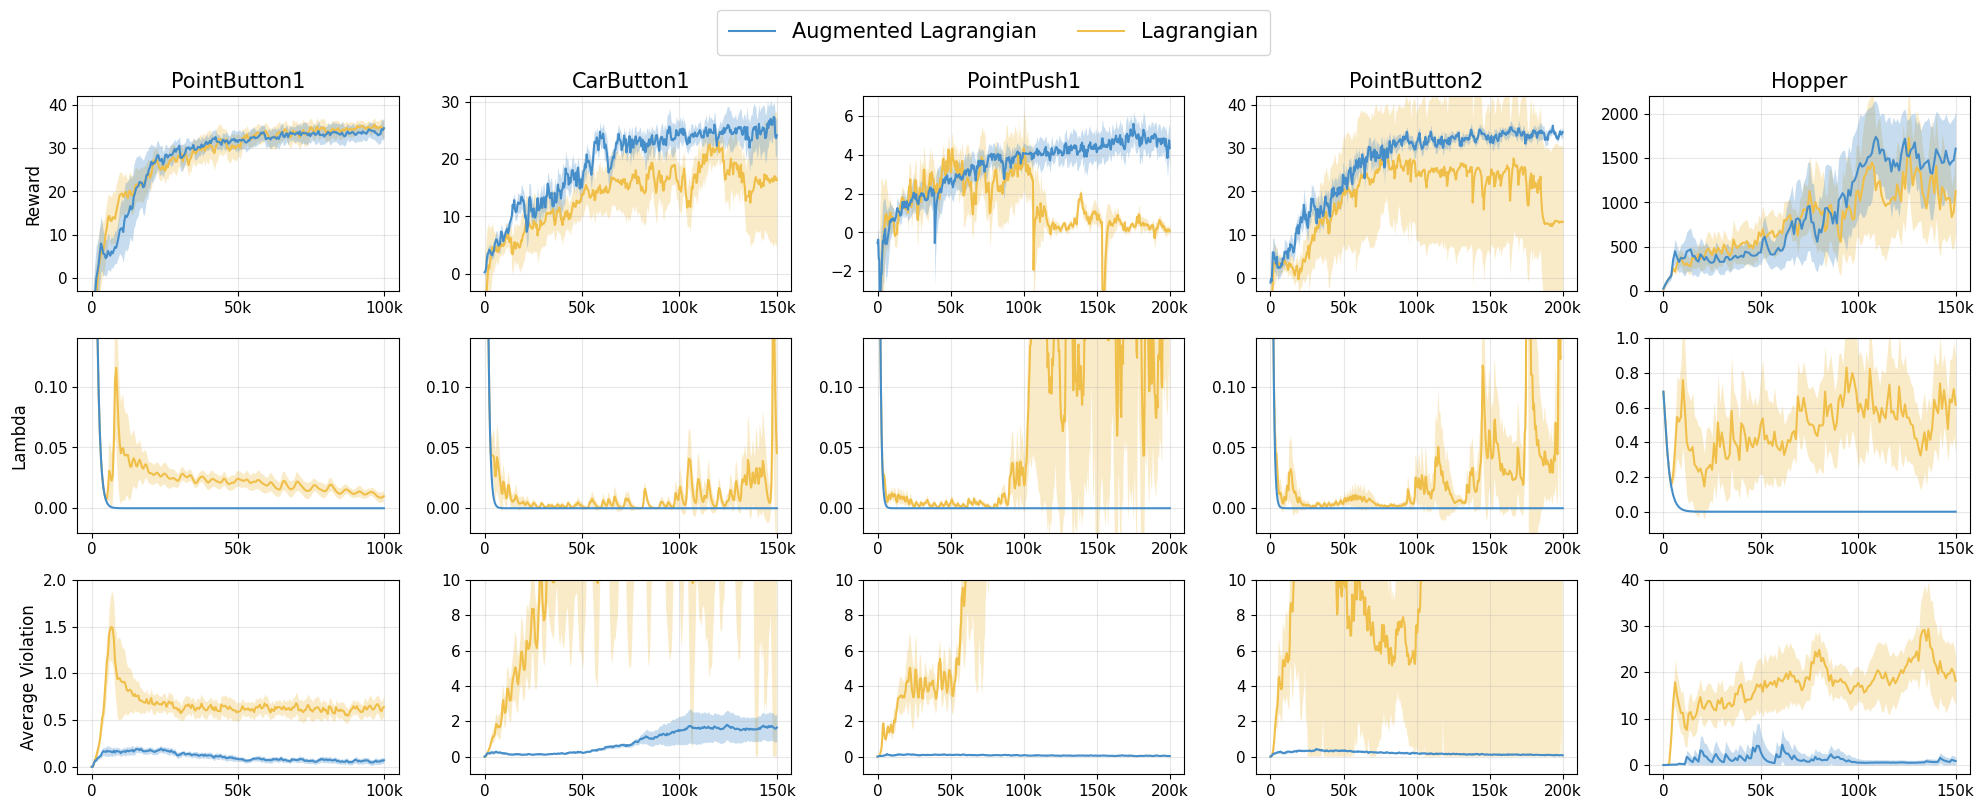

Here is the Python script that generated this plot:
import os
import numpy as np
import pandas as pd
import matplotlib.pyplot as plt
from matplotlib.ticker import FuncFormatter, MultipleLocator

# ======================= 全局风格 =======================
plt.rcParams.update({
    "font.size": 11,
    "axes.titlesize": 15,
    "axes.labelsize": 11,
    "legend.fontsize": 15,
})

def k_formatter(x, pos):
    x = float(x)
    if abs(x) >= 1000:
        return f"{int(x/1000)}k"
    return str(int(x))

# ======================= 路径 =======================
# ----------- PointButton1 -----------
POINTBUTTON1_AUGLAG_PATHS = [
    "../results/Safexp-PointButton1-v0/pointbutton1_algd_ablationRHO4.0/2025-12-31_11-55_seed7682/history.csv",
    "../results/Safexp-PointButton1-v0/pointbutton1_algd_ablationRHO2.0/2025-12-31_11-36_seed999/history.csv",
    "../results/Safexp-PointButton1-v0/pointbutton1_algd_ablationRHO0.5/2025-12-31_11-59_seed5237/history.csv",
]
POINTBUTTON1_LAG_PATHS = [
    "../results/Safexp-PointButton1-v0/pointbutton1_algd_lambda/2025-12-20_15-47_seed9702/history.csv",
    "../results/Safexp-PointButton1-v0/pointbutton1_algd_lambda/2025-12-20_15-48_seed1932/history.csv",
    "../results/Safexp-PointButton1-v0/pointbutton1_algd_lambda/2025-12-20_15-56_seed7809/history.csv",
    "../results/Safexp-PointButton1-v0/pointbutton1_algd_lambda/2025-12-20_15-59_seed8822/history.csv",
]

# ----------- CarButton1 -----------
CARBUTTON1_AUGLAG_PATHS = [
    "../results/Safexp-CarButton1-v0/carbutton1_algd_auglambda/2026-01-25_17-08_seed400/history.csv",
    "../results/Safexp-CarButton1-v0/carbutton1_algd_auglambda/2026-01-25_16-59_seed2104/history.csv",
]
CARBUTTON1_LAG_PATHS = [
    "../results/Safexp-CarButton1-v0/carbutton1_algd_lambda/2026-01-25_16-50_seed2375/history.csv",
    "../results/Safexp-CarButton1-v0/carbutton1_algd_lambda/2026-01-25_16-50_seed3432/history.csv",
    "../results/Safexp-CarButton1-v0/carbutton1_algd_lambda/2026-01-25_17-20_seed8398/history.csv",
]

# ----------- PointPush1 -----------
POINTPUSH1_AUGLAG_PATHS = [
    "../results/Safexp-PointPush1-v0/pointpush1_algd_ablationENS16/2025-12-29_23-41_seed283/history.csv",
    "../results/Safexp-PointPush1-v0/pointpush1_algd_ablationENS16/2025-12-29_23-10_seed6576/history.csv",
    "../results/Safexp-PointPush1-v0/pointpush1_algd_ablationENS6/2025-12-29_23-35_seed6538/history.csv",
]
POINTPUSH1_LAG_PATHS = [
    "../results/Safexp-PointPush1-v0/pointpush1_algd_lambda/2026-01-26_04-38_seed4366/history.csv",
    "../results/Safexp-PointPush1-v0/pointpush1_algd_lambda/2026-01-26_03-11_seed3236/history.csv",
]

# ----------- PointButton2 -----------
POINTBUTTON2_AUGLAG_PATHS = [
    "../results/Safexp-PointButton2-v0/pointbutton2_algd_ablationENS16/2025-12-29_23-52_seed2017/history.csv",
    "../results/Safexp-PointButton2-v0/pointbutton2_algd_ablationENS16/2025-12-30_00-28_seed1282/history.csv",
]
POINTBUTTON2_LAG_PATHS = [
    "../results/Safexp-PointButton2-v0/pointbutton2_algd_lambda/2026-01-26_04-28_seed1136/history.csv",
    "../results/Safexp-PointButton2-v0/pointbutton2_algd_lambda/2026-01-26_04-29_seed3378/history.csv",
    "../results/Safexp-PointButton2-v0/pointbutton2_algd_lambda/2026-01-26_05-12_seed4522/history.csv",
]

# ----------- Hopper -----------
HOPPER_AUGLAG_PATHS = [
    "../results/Hopper-v3/hopper_algd_augmentedlambda/2025-12-23_12-16_seed8003/history.csv",
    "../results/Hopper-v3/hopper_algd_augmentedlambda/2025-12-23_11-31_seed8196/history.csv",
    "../results/Hopper-v3/hopper_algd/2025-12-08_03-44_seed8411/history.csv",
    "../results/Hopper-v3/hopper_algd/2025-12-08_03-21_seed1538/history.csv",
]
HOPPER_LAG_PATHS = [
    "../results/Hopper-v3/hopper_algd_lambda/2025-12-23_11-57_seed8797/history.csv",
    "../results/Hopper-v3/hopper_algd_lambda/2025-12-23_12-01_seed3489/history.csv",
    "../results/Hopper-v3/hopper_algd_lambda/2025-12-23_12-48_seed5067/history.csv",
]

# ======================= 颜色（蓝/橙） =======================
COLOR_LAG = "#f0bf4a"
COLOR_AUG = "#468ec9"

# band & line 风格
BAND_ALPHA = 0.3
LINE_WIDTH = 1.5
LINE_ALPHA = 1.0

YLABEL_FONTSIZE = 12
DEFAULT_X_TICK_STEP = 50_000

# ======================= 预算阈值（用于从 cost 兜底计算 violation_mean） =======================
COST_LIMIT = {
    "PointButton1": 10.0,
    "CarButton1":   10.0, 
    "PointPush1":   10.0,
    "PointButton2": 10.0,
    "Hopper":       82.748,
}

# ======================= 固定 y 轴范围 =======================
TASK_YLIM = {
    "PointButton1": {
        "return": (-3, 42),
        "lambda": (-0.02, 0.14),
        "violation_mean": (-0.08, 2.0),
    },
    "CarButton1": {  # TODO: 可按图调整
        "return": (-3, 31),
        "lambda": (-0.02, 0.14),
        "violation_mean": (-1.0, 10.0),
    },
    "PointPush1": {  # TODO: 可按图调整
        "return": (-3, 7),
        "lambda": (-0.02, 0.14),
        "violation_mean": (-1.0, 10.0),
    },
    "PointButton2": {  # TODO: 可按图调整
        "return": (-3, 42),
        "lambda": (-0.02, 0.14),
        "violation_mean": (-1.0, 10.0),
    },
    "Hopper": {
        "return": (0, 2200),
        "lambda": (-0.12, 1.0),
        "violation_mean": (-2.0, 40.0),
    }
}

# ======================= 平滑参数 =======================
MEAN_SMOOTH = 0.65
STD_SMOOTH  = 0.85

def smooth_ema(values, weight=0.8):
    v = np.asarray(values, dtype=float)
    if v.size == 0:
        return v

    out = np.copy(v)
    idx0 = np.where(~np.isnan(v))[0]
    if idx0.size == 0:
        return v

    i0 = idx0[0]
    out[:i0] = np.nan
    out[i0] = v[i0]

    last = v[i0]
    for i in range(i0 + 1, len(v)):
        if np.isnan(v[i]):
            out[i] = np.nan
            continue
        last = weight * last + (1.0 - weight) * v[i]
        out[i] = last
    return out

# ======================= 数据读取与聚合 =======================
def safe_exists(path: str) -> bool:
    return path is not None and str(path).strip() != "" and os.path.exists(path)

def read_one_history(path: str, task_name: str) -> pd.DataFrame:
    df = pd.read_csv(path)
    required = ["step", "return", "cost"]
    for c in required:
        if c not in df.columns:
            raise ValueError(f"[{path}] missing column: {c}")

    df = df.sort_values("step").drop_duplicates("step").reset_index(drop=True)

    # ---- 目标：保证 df 里有 violation_mean ----
    if "violation_mean" not in df.columns:
        h = COST_LIMIT.get(task_name, None)
        if h is None:
            raise ValueError(f"Missing COST_LIMIT for task '{task_name}'. Please set COST_LIMIT[\"{task_name}\"]")

        cost = df["cost"].to_numpy(dtype=float)
        df["violation_mean"] = np.maximum(0.0, cost - float(h))

    return df

def align_and_stack(dfs, metric: str, steps_grid=None):
    if steps_grid is None:
        steps_grid = np.unique(np.concatenate([d["step"].to_numpy() for d in dfs]))
        steps_grid = np.sort(steps_grid)

    stacked = []
    for d in dfs:
        s = d["step"].to_numpy()
        if metric not in d.columns:
            y = np.full_like(steps_grid, np.nan, dtype=float)
        else:
            v = d[metric].to_numpy(dtype=float)
            y = np.interp(steps_grid, s, v, left=np.nan, right=np.nan)
        stacked.append(y)

    stacked = np.stack(stacked, axis=0)
    return steps_grid, stacked

def mean_std_ignore_nan(stacked):
    return np.nanmean(stacked, axis=0), np.nanstd(stacked, axis=0)

def aggregate_runs(paths, task_name: str, metrics=("return", "lambda", "violation_mean")):
    valid_paths = [p for p in paths if safe_exists(p)]
    if len(valid_paths) == 0:
        return None

    dfs = [read_one_history(p, task_name) for p in valid_paths]
    steps_grid = np.unique(np.concatenate([d["step"].to_numpy() for d in dfs]))
    steps_grid = np.sort(steps_grid)

    out = {"step": steps_grid}
    for m in metrics:
        _, stacked = align_and_stack(dfs, m, steps_grid=steps_grid)
        mean, std = mean_std_ignore_nan(stacked)

        mean_s = smooth_ema(mean, MEAN_SMOOTH)
        std_s  = smooth_ema(std,  STD_SMOOTH)

        out[f"{m}_mean"] = mean_s
        out[f"{m}_std"]  = std_s
    return out

# ======================= 绘图工具 =======================
def setup_axis_common(ax, x_tick_step=DEFAULT_X_TICK_STEP):
    ax.grid(True, alpha=0.3)
    ax.xaxis.set_major_formatter(FuncFormatter(k_formatter))
    ax.xaxis.set_major_locator(MultipleLocator(x_tick_step))

def plot_mean_std(ax, steps, mean, std, color, label=None, metric_name=None):
    lower = mean - std
    upper = mean + std

    # 仅对 Average Violation（violation_mean）做下界 clip
    if metric_name == "violation_mean":
        mean = np.maximum(mean, 0.0)
        lower = np.maximum(lower, 0.0)

    ax.fill_between(steps, lower, upper, color=color, alpha=BAND_ALPHA, linewidth=0)
    line, = ax.plot(steps, mean, color=color, linewidth=LINE_WIDTH, label=label, alpha=LINE_ALPHA)
    return line

# ======================= 主绘图：3 行 5 列 =======================
def plot_lambda_compare(save_path="lambda_compare.pdf"):
    # 列标签顺序：PointButton1、CarButton1、PointPush1、PointButton2、Hopper
    tasks = [
        ("PointButton1", POINTBUTTON1_AUGLAG_PATHS, POINTBUTTON1_LAG_PATHS),
        ("CarButton1",   CARBUTTON1_AUGLAG_PATHS,   CARBUTTON1_LAG_PATHS),
        ("PointPush1",   POINTPUSH1_AUGLAG_PATHS,   POINTPUSH1_LAG_PATHS),
        ("PointButton2", POINTBUTTON2_AUGLAG_PATHS, POINTBUTTON2_LAG_PATHS),
        ("Hopper",       HOPPER_AUGLAG_PATHS,       HOPPER_LAG_PATHS),
    ]

    metric_names = ["return", "lambda", "violation_mean"]
    plot_row_titles = ["Reward", "Lambda", "Average Violation"]  # 行标签（3 行）

    fig, axes = plt.subplots(
        3, len(tasks), figsize=(20, 8),
        gridspec_kw={"width_ratios": [1.0] * len(tasks)},
        sharex=False
    )

    legend_handles = {}

    # 先按列（任务）聚合，再按行（指标）画图
    for col, (task_name, aug_paths, lag_paths) in enumerate(tasks):
        aug = aggregate_runs(aug_paths, task_name=task_name, metrics=tuple(metric_names))
        lag = aggregate_runs(lag_paths, task_name=task_name, metrics=tuple(metric_names))

        # 如果该任务没有任何可用数据，则整列关掉
        if (aug is None) and (lag is None):
            for r in range(3):
                axes[r, col].axis("off")
            continue

        for row, m in enumerate(metric_names):
            ax = axes[row, col]
            setup_axis_common(ax)

            # 列标签：只在第一行设置标题（任务名）
            if row == 0:
                ax.set_title(task_name)

            # 行标签：只在第一列设置 y-label（Reward / Lambda / Average Violation）
            if col == 0:
                ax.set_ylabel(plot_row_titles[row], fontsize=YLABEL_FONTSIZE)
            else:
                ax.set_ylabel("")

            # 固定 y 轴范围（保持原逻辑）
            if task_name in TASK_YLIM and m in TASK_YLIM[task_name]:
                ax.set_ylim(*TASK_YLIM[task_name][m])

            # Lag / AugLag（保持原逻辑）
            if lag is not None:
                h = plot_mean_std(
                    ax, lag["step"], lag[f"{m}_mean"], lag[f"{m}_std"],
                    color=COLOR_LAG,
                    label="Lagrangian" if "Lagrangian" not in legend_handles else None,
                    metric_name=m
                )
                if "Lagrangian" not in legend_handles:
                    legend_handles["Lagrangian"] = h

            if aug is not None:
                h = plot_mean_std(
                    ax, aug["step"], aug[f"{m}_mean"], aug[f"{m}_std"],
                    color=COLOR_AUG,
                    label="Augmented Lagrangian" if "Augmented Lagrangian" not in legend_handles else None,
                    metric_name=m
                )
                if "Augmented Lagrangian" not in legend_handles:
                    legend_handles["Augmented Lagrangian"] = h

    ordered_labels = ["Augmented Lagrangian", "Lagrangian"]
    ordered_handles = [legend_handles[k] for k in ordered_labels if k in legend_handles]

    fig.legend(
        ordered_handles,
        ordered_labels[:len(ordered_handles)],
        loc="upper center",
        ncol=2,
        frameon=True,
        fancybox=True,
        bbox_to_anchor=(0.5, 1.02),
        borderpad=0.6,
        handlelength=2.2,
        columnspacing=2.0,
    )

    plt.tight_layout(rect=[0, 0, 1, 0.95])
    plt.savefig(save_path, bbox_inches="tight")
    print(f"[Saved] {save_path}")

if __name__ == "__main__":
    plot_lambda_compare("lambda_full.pdf")
